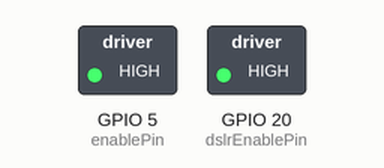
The program below on a simulated Raspberry Pi (BCM pin numbers). Parts: switched loads named in the program (green lamp = pin HIGH). At 0.0 s the program stops and its outputs stay as they are.

Above: at 0.1 s.
Timing chart, 0 to 1.5 s (numbered marks = the images above):
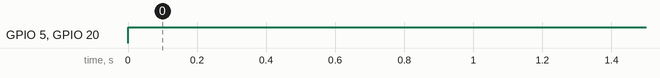

Measured:
- by itself, GPIO 5 (enablePin), GPIO 20 (dslrEnablePin): LOW → HIGH at 0.00 s

The program:

startup-motor-off.py
```python
import RPi.GPIO as GPIO

dslrEnablePin = 20
enablePin = 5

GPIO.setmode(GPIO.BCM)
GPIO.setwarnings(False)

GPIO.setup(enablePin, GPIO.OUT)
GPIO.setup(dslrEnablePin, GPIO.OUT)


GPIO.output(enablePin, GPIO.HIGH)
GPIO.output(dslrEnablePin, GPIO.HIGH)
```
